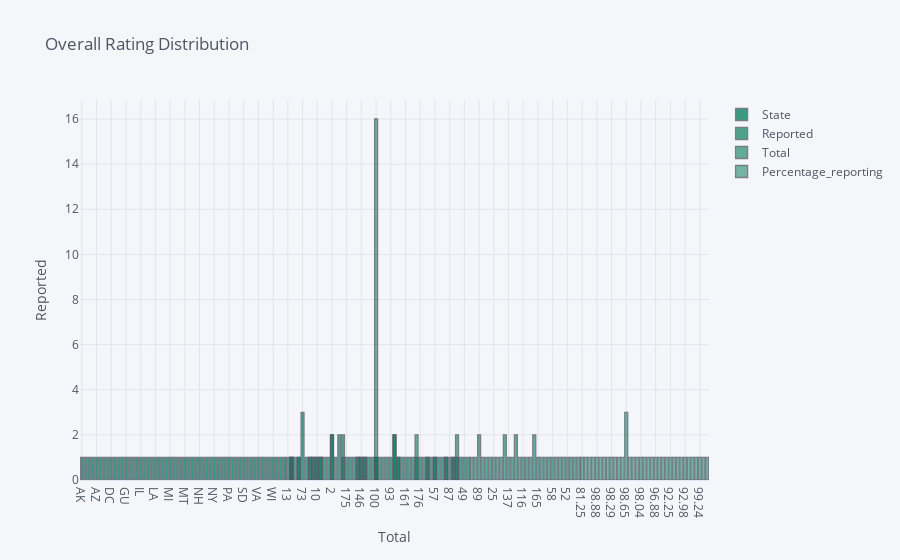

The code cell stored with this chart in its notebook:
### Code cell
df.iplot(kind='hist', opacity=0.75, color='#007959', title='Overall Rating Distribution', yTitle='Reported', xTitle='Total', bargap = 0.20)

### Figure 1 — Plotly figure (JSON) as saved in the notebook; plotly's stock layout.template omitted (floating-point values rounded to 4 significant figures)
{"data": [{"histfunc": "count", "histnorm": "", "marker": {"color": "rgba(0, 121, 89, 1.0)", "line": {"color": "#4D5663", "width": 1.3}}, "name": "State", "opacity": 0.75, "orientation": "v", "type": "histogram", "x": ["AK", "AL", "AR", "AS", "AZ", "CA", "CO", "CT", "DC", "DE", "FL", "GA", "GU", "HI", "IA", "ID", "IL", "IN", "KS", "KY", "LA", "MA", "MD", "ME", "MI", "MN", "MO", "MS", "MT", "NC", "ND", "NE", "NH", "NJ", "NM", "NV", "NY", "OH", "OK", "OR", "PA", "PR", "RI", "SC", "SD", "TN", "TX", "UT", "VA", "VI", "VT", "WA", "WI", "WV", "WY", "zCW"]}, {"histfunc": "count", "histnorm": "", "marker": {"color": "rgba(0, 121, 89, 0.8999999999999999)", "line": {"color": "#4D5663", "width": 1.3}}, "name": "Reported", "opacity": 0.75, "orientation": "v", "type": "histogram", "x": [13, 96, 84, 1, 73, 353, 90, 32, 10, 8, 206, 142, 2, 24, 115, 45, 175, 125, 134, 98, 146, 73, 45, 33, 140, 126, 115, 100, 59, 109, 44, 93, 26, 73, 40, 41, 161, 184, 119, 60, 176, 54, 11, 65, 57, 106, 445, 50, 87, 2, 14, 91, 131, 49, 26, 4977]}, {"histfunc": "count", "histnorm": "", "marker": {"color": "rgba(0, 121, 89, 0.7999999999999998)", "line": {"color": "#4D5663", "width": 1.3}}, "name": "Total", "opacity": 0.75, "orientation": "v", "type": "histogram", "x": [16, 97, 89, 1, 77, 357, 91, 32, 10, 8, 209, 146, 2, 25, 117, 45, 181, 127, 137, 100, 148, 74, 50, 33, 144, 127, 116, 102, 60, 112, 46, 96, 26, 74, 40, 46, 165, 185, 129, 60, 186, 58, 11, 66, 57, 114, 467, 52, 89, 2, 14, 91, 132, 51, 26, 5116]}, {"histfunc": "count", "histnorm": "", "marker": {"color": "rgba(0, 121, 89, 0.7)", "line": {"color": "#4D5663", "width": 1.3}}, "name": "Percentage_reporting", "opacity": 0.75, "orientation": "v", "type": "histogram", "x": [81.25, 98.97, 94.38, 100, 94.81, 98.88, 98.9, 100, 100, 100, 98.56, 97.26, 100, 96, 98.29, 100, 96.69, 98.43, 97.81, 98, 98.65, 98.65, 90, 100, 97.22, 99.21, 99.14, 98.04, 98.33, 97.32, 95.65, 96.88, 100, 98.65, 100, 89.13, 97.58, 99.46, 92.25, 100, 94.62, 93.1, 100, 98.48, 100, 92.98, 95.29, 96.15, 97.75, 100, 100, 100, 99.24, 96.08, 100, 97.28]}], "layout": {"bargap": 0.2, "barmode": "overlay", "legend": {"bgcolor": "#F5F6F9", "font": {"color": "#4D5663"}}, "paper_bgcolor": "#F5F6F9", "plot_bgcolor": "#F5F6F9", "title": {"font": {"color": "#4D5663"}, "text": "Overall Rating Distribution"}, "xaxis": {"gridcolor": "#E1E5ED", "showgrid": true, "tickfont": {"color": "#4D5663"}, "title": {"font": {"color": "#4D5663"}, "text": "Total"}, "zerolinecolor": "#E1E5ED"}, "yaxis": {"gridcolor": "#E1E5ED", "showgrid": true, "tickfont": {"color": "#4D5663"}, "title": {"font": {"color": "#4D5663"}, "text": "Reported"}, "zerolinecolor": "#E1E5ED"}}}
